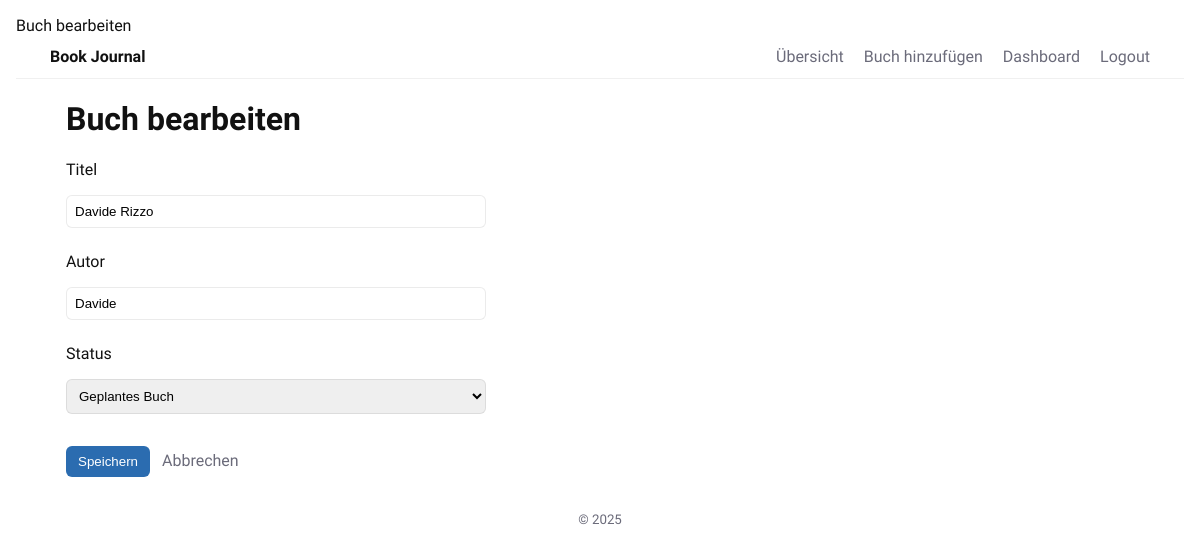
The page /edit_book/3 (signed in) on the database its author committed.
### Main.py (models this page shows)
class Book(Base):
    __tablename__ = "books"                                                                         # Name der Tabelle in der Datenbank: "books"
    id = Column(Integer, primary_key=True)                                                          # Primärschlüssel: Eindeutige ID für jedes Buch
    title = Column(String, nullable=False)                                                          # Titel des Buches
    author = Column(String)                                                                         # Autor des Buches
    status = Column(String, default="Geplantes Buch")                                               # Status des Buches, Standardwert "Geplantes Buch"
    user_id = Column(Integer, ForeignKey("users.id"), nullable=False)                               # ID des zugehörigen Users
    notes = relationship("Note", back_populates="book", cascade="all, delete")                      # Beziehung zu Notizen, wenn Buch gelöscht wird, werden auch alle Notizen gelöscht
    user = relationship("User", back_populates="books")                                             # Beziehung: Ein Buch gehört genau einem User

### Main.py (the view, shortened to what this page needs)
@app.route('/edit_book/<int:book_id>', methods=['GET', 'POST'])                  # Buch bearbeiten
def edit_book(book_id):
    if not session.get('user_id'):                                                                # Prüfen, ob ein User eingeloggt ist. Wenn nicht, zur Login-Seite weiterleiten.
        return redirect(url_for('login'))                                                         # Weiterleitung zur Login-Seite, wenn nicht eingeloggt
    book = get_book(book_id, session['user_id'])
    if not book:
        return "Buch nicht gefunden", 404                                                        # 404 Fehler, wenn Buch nicht gefunden
    return render_template('edit.html', book=book)                                               # Rendern der Editier-Seite mit den Buchdaten

### Main.py (called while the page is built)
def get_book(book_id, user_id):
    return db_session.query(Book).filter(Book.id == book_id, Book.user_id == user_id).first()       # Abrufen eines bestimmten Buches eines bestimmten Users

### templates/edit.html (shortened to what this page needs)
{% extends "base.html" %}
{% block content %}
  <h1>Buch bearbeiten</h1>
  <form method="POST" class="form">
    <label for="title">Titel</label>
    <input id="title" name="title" type="text" value="{{ book.title }}" required autofocus>
    <label for="author">Autor</label>
    <input id="author" name="author" type="text" value="{{ book.author }}">
    <label for="status">Status</label>
    <select id="status" name="status">
      <option value="Geplantes Buch" {% if book.status == "Geplantes Buch" %}selected{% endif %}>Geplantes Buch</option>
    </select>
    <div class="button-container">
      <button type="submit">Speichern</button>
      <a href="{{ url_for('book_detail', book_id=book.id) }}">Abbrechen</a>
    </div>
  </form>
{% endblock %}

### static/style.css (style rules this page uses)
:root { --bg: #ffffff; --fg: #111; --muted: #6b6b7a; --card: #fff; --radius: 10px; --gap: 1rem; --shadow: 0 6px 18px rgba(0,0,0,0.06); --accent: #2b6cb0; --font: 'Work Sans', system-ui, -apple-system, "Segoe UI", Roboto, "Helvetica Neue", Arial; font-size:16px; }
* { box-sizing:border-box }
body { margin:0; font-family:var(--font); background:var(--bg); color:var(--fg); -webkit-font-smoothing:antialiased; -moz-osx-font-smoothing:grayscale; padding:1rem; }
.form { max-width:420px;display:flex;flex-direction:column;gap:0.5rem }
.form input { padding:8px;border-radius:6px;border:1px solid rgba(0,0,0,0.08) }
.form button { padding:8px 12px;border-radius:6px;border:none;background:var(--accent);color:#fff;cursor:pointer }
.button-container { margin-top:.5rem }
.form label { display:block;margin-bottom:0.5rem }
.form select { width:100%;padding:8px;border-radius:6px;border:1px solid rgba(0,0,0,0.08);margin-bottom:1rem }
.form input { width:100%;margin-bottom:1rem }
.form a { margin-left:0.5rem;color:var(--muted);text-decoration:none }

### rows shown on the page
Book: title "Davide Rizzo", author "Davide", status "Geplantes Buch"
